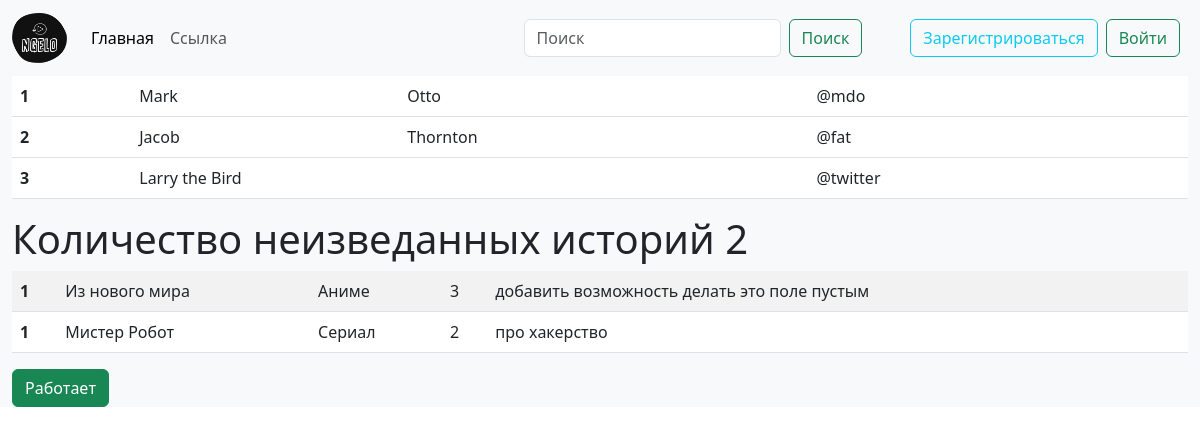
/, run on an earlier commit of the app's database.
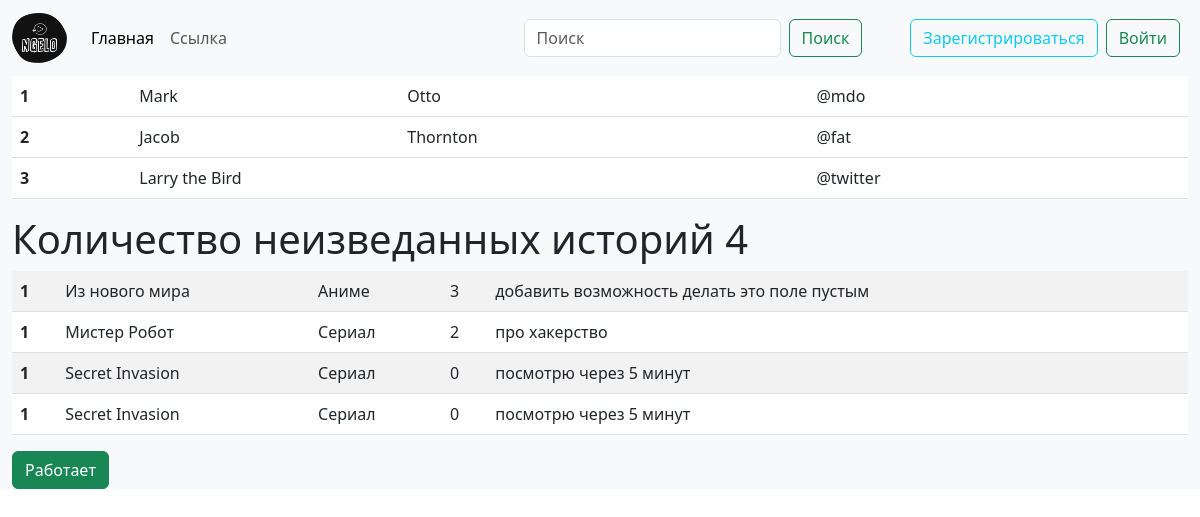
And on a later commit of the database.
### lists/models.py (models this page shows, shortened)
class Entry(models.Model):
    title = models.CharField(max_length=100, verbose_name='Название')
    medium_type = models.CharField(max_length=10, verbose_name='Вид медиа') #тип медиа: фильм сериал аниме книга другое
    priority = models.IntegerField(default=0, verbose_name='Приоритет')
    description = models.CharField(max_length=500, verbose_name='Описание')

### website/views.py (the view)
# urls.py: path('', welcome, name='welcome'),
def welcome(request):
    return render(request, 'website/welcome.html',
                  {"my_list": Entry.objects.all(),
                  "count_entries": Entry.objects.count()})

### website/templates/website/welcome.html (shortened to what this page needs)
{% extends "layout.html" %}
{% block body %}
<table class="table">
  <tbody>
    <tr>
      <th scope="row">1</th>
      <td>Mark</td>
      <td>Otto</td>
      <td>@mdo</td>
    </tr>
    <tr>
      <th scope="row">2</th>
      <td>Jacob</td>
      <td>Thornton</td>
      <td>@fat</td>
    </tr>
    <tr>
      <th scope="row">3</th>
      <td colspan="2">Larry the Bird</td>
      <td>@twitter</td>
    </tr>
  </tbody>
</table>
    <h1>Количество неизведанных историй {{count_entries}}</h1>
    <table  class="table table-striped table-hover">
        {% for entry in my_list %}
        <tr>
            <th scope="row">1</th>
            <td>{{entry.title}}</td>
            <td>{{entry.medium_type}}</td>
            <td>{{entry.priority}}</td>
            <td>{{entry.description}}</td>
        </tr>
        {% endfor %}
    </table>
    <a href="#" class="btn btn-success">Работает</a>
{% endblock %}

### website/templates/layout.html (shortened to what this page needs)
<!DOCTYPE html>
<html lang="ru">
<head>
    <link href="https://cdn.jsdelivr.net/npm/bootstrap@5.3.0/dist/css/bootstrap.min.css" rel="stylesheet">
</head>
<body>
    {% include 'top_menu.html' %}
    <div class="container-fluid bg-light">
        {% block body %}{% endblock %}
    </div>
</body>
</html>

### website/templates/top_menu.html (shortened to what this page needs)
{% load static %}
<nav class="navbar navbar-expand-lg bg-body-tertiary">
  <div class="container-fluid">
    <a class="navbar-brand" href="#">
      <img src="{% static 'website/ngelo.png' %}" alt="Ngel0" width="55" height="50">
    </a>
    <div class="collapse navbar-collapse" id="navbarSupportedContent">
      <div class="navbar-nav me-auto mb-2 mb-lg-0">
          <a class="nav-link active" aria-current="page" href="#">Главная</a>
          <a class="nav-link" href="#">Ссылка</a>
      </div>
      <form class="d-flex" role="search">
        <input class="form-control me-2" type="search" placeholder="Поиск" aria-label="Поиск">
        <button class="btn btn-outline-success me-5" type="submit">Поиск</button>
      </form>
      {% if user.is_authenticated %}
        <span class="navbar-text">{{ user.username }}</span>
        <a class="btn btn-outline-danger mx-2" href="{% url 'logout' %}?next=/">Выйти</a>
      {% else %}
        <a class="btn btn-outline-info me-2" href="{% url 'signup' %}">Зарегистрироваться</a>
        <a class="btn btn-outline-success me-2" href="{% url 'login' %}">Войти</a>
      {% endif %}
    </div>
  </div>
</nav>

What changed in the data, as far as the page shows it:
added Entry: title "Secret Invasion", medium_type "Сериал", priority "0", description "посмотрю через 5 минут"
added Entry: title "Secret Invasion", medium_type "Сериал", priority "0", description "посмотрю через 5 минут"
Also different on the page:
{{ count_entries }}: "2" → "4"
